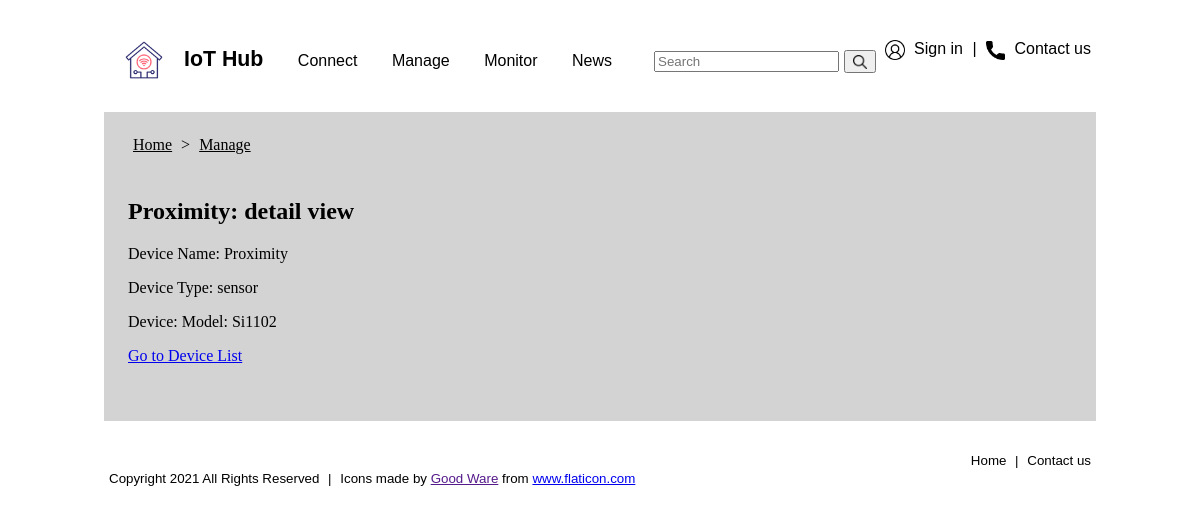
The app's page /CNIT581-048-project3/detail/4/ with its own data.
### hubapp/models.py (models this page shows, shortened)
class Devices(models.Model):
    device_name = models.CharField(max_length=20, default="")
    type_choices = (
        ('sensor', 'sensor'),
        ('actuator', 'actuator'),
    )
    device_type = models.CharField(max_length=10, choices=type_choices)
    device_model = models.CharField(max_length=30, default="")
    last_updated = models.DateField(auto_now=True)
    registered = models.DateField(auto_now_add=True)

### hubapp/views.py (the view)
# urls.py: path('detail/<int:id>/', views.detail, name='detail'),
def detail(request, id):
    device = Devices.objects.get(pk=id)
    return render(request, 'hubapp/detail.html', {'device': device})

### hubapp/templates/hubapp/detail.html
{% extends "hubapp/base.html" %}
{% block header %}
    <a href="{% url 'index' %}">Home</a> >
    <a href="{% url 'list' %}">Manage</a>
{% endblock header %}
{% block title %}
    <h2>
        {{device.device_name}}: detail view
    </h2>
{% endblock title %}
{% block content %}
    <div>
      <p>Device Name: {{device.device_name}}</p>
    </div>
     <div>
      <p>Device Type: {{device.device_type}}</p>
    </div>
    <div>
      <p>Device: Model: {{device.device_model}}</p>
    </div>
  <div><a href="{% url 'list' %}">Go to Device List</a></div>
{% endblock content %}

### hubapp/static/hubapp/style.css (style rules this page uses)
* { box-sizing: border-box; }
body { padding: 2vh 4vw 2vh 4vw; }
#title-container > a { margin: 5px; color: black; }

### records on screen
Devices: device_name "Proximity", device_type "sensor", device_model "Si1102"
